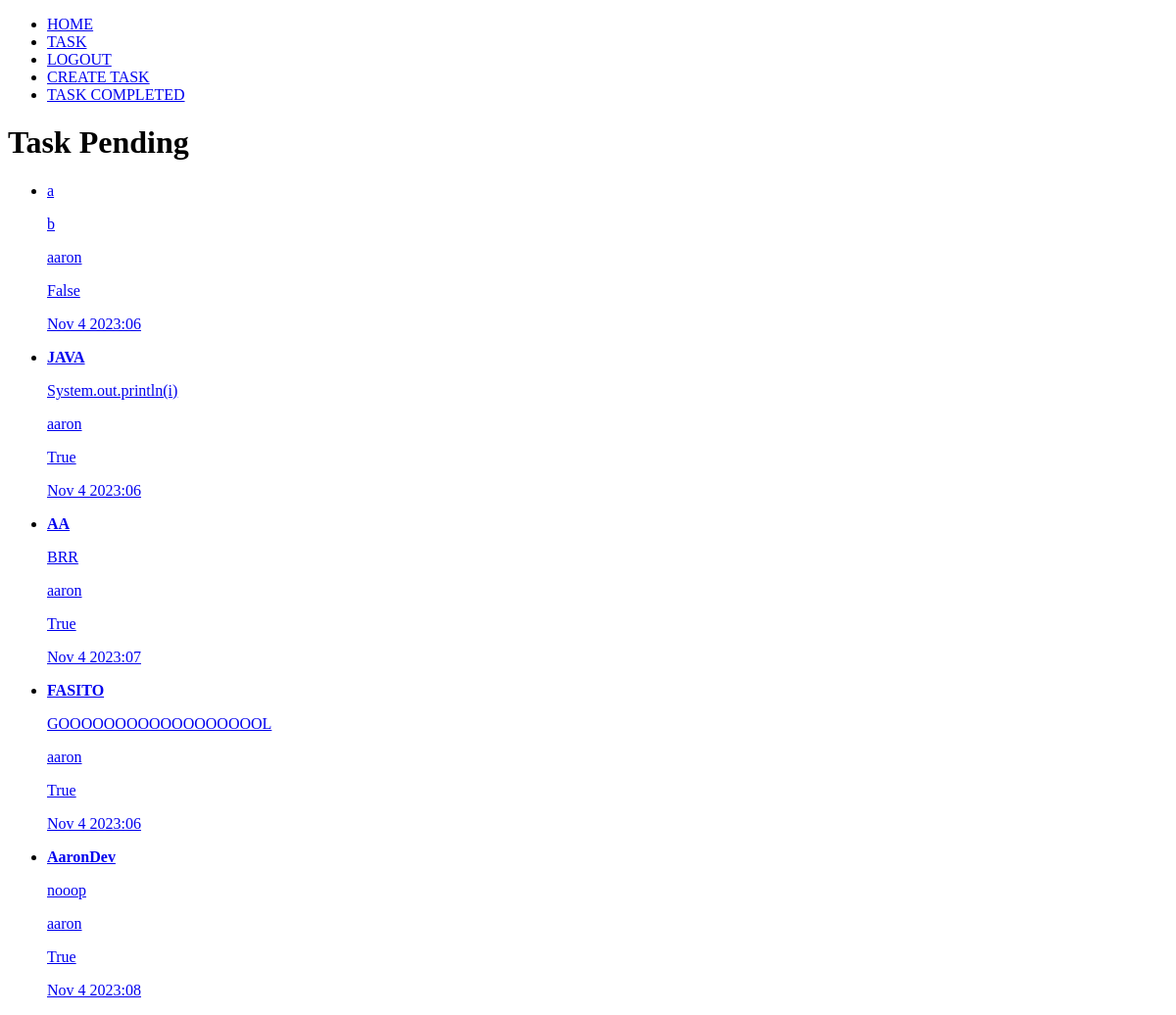
Page /tasks/completed (signed in) on the earlier database version.
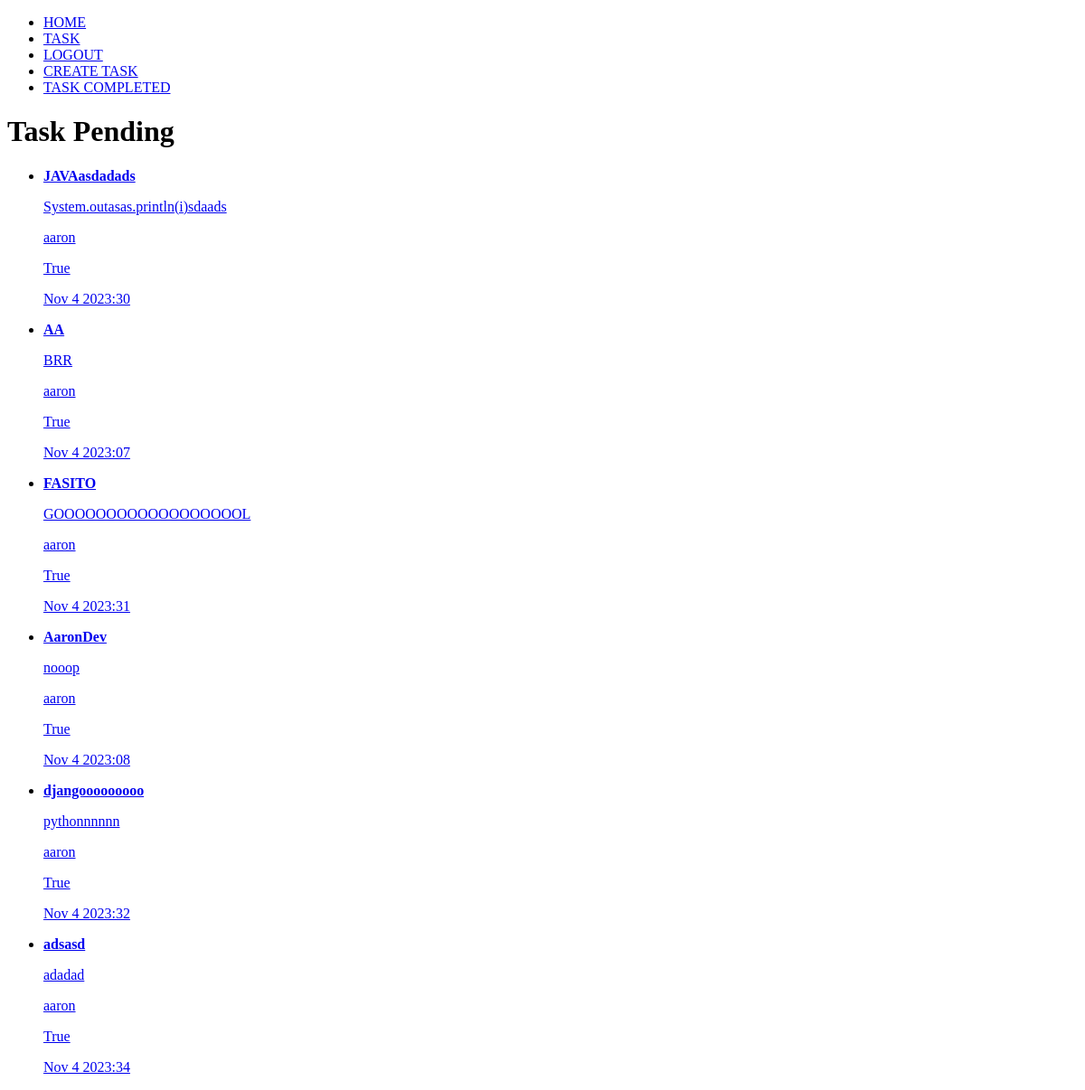
Same page on the later database version.
### tasks/models.py (models this page shows)
class Task(models.Model):
    title = models.CharField(max_length=200)
    description = models.TextField(blank=True)
    created = models.DateTimeField(auto_now_add=True)
    datecompleted = models.DateTimeField(null=True, blank=True)
    important = models.BooleanField(default=True)
    user = models.ForeignKey(User, on_delete=models.CASCADE)
    """Definine una relación uno a muchos desde User a otro modelo (posiblemente llamado Task), de modo que un usuario puede tener
    muchas tareas, pero cada tarea está asociada a un único usuario. Si el usuario es eliminado, todas sus tareas también serán eliminadas."""
    def __str__(self):
        return f"{self.title}... - by {self.user.username}"  # Este trozo de codigo nos permite poder obervar el titulo del lado de DjangoAdmin,como vista previa

### tasks/views.py (the view)
# urls.py: path('tasks/completed',views.tasks_completed, name='tasks_completed'),
def tasks_completed(request):
    tasks = Task.objects.filter(user=request.user, datecompleted__isnull=False).order_by
    ('-datecreated') #Ordena de mas reciente a mas antigua
    print(tasks)
    return render(request, "tasks.html", {'tasks': tasks})

### tasks/templates/tasks.html
{% extends 'base.html' %} {% csrf_token %} {% block content %}
<h1>Task Pending</h1>
<ul>
  {% for task in tasks %}
  <li>
    <a href="{% url 'task_detail' task.id %}">
      {% if task.important %}
      <strong>{{task.title}}</strong>
      {% else %} {{task.title}}
      {% endif %}
      <p>{{task.description}}</p>
      <p>{{task.user.username}}</p>
      <p>{{task.important}}</p>
      <p>{{task.datecompleted |date:'M j Y:i'}}</p>
    </a>
  </li>
  {% endfor %}
</ul>
{% endblock %}

### tasks/templates/base.html (shortened to what this page needs)
<!DOCTYPE html>
<html lang="en">
<head>
</head>
<body>
    <div class="btn-group" role="group" aria-label="Basic outlined example">
        <nav>
            <ul>
                <li>
                    <a href="/home/">HOME</a>
                </li>
                {% if user.is_authenticated %}
                <li>
                    <a href="/tasks/">TASK</a>
                </li>
                <li>
                    <a href="/logout/">LOGOUT</a>
                </li>
                <li>
                    <a href="/tasks/create/">CREATE TASK</a>
                </li>
                <li>
                    <a href="{% url 'tasks_completed' %}">TASK COMPLETED</a>
                </li>
                {% endif %}
            </ul>
        </nav>
    </div>
    {% block content %} {% endblock %}
</body>
</html>

Differences in the rows shown:
removed Task: title "a", description "b", user.username "aaron", important "False", datecompleted "Nov 4 2023:06"
changed Task: title "JAVA" → "JAVAasdadads"; description "System.out.println(i)" → "System.outasas.println(i)sdaads"; datecompleted "Nov 4 2023:06" → "Nov 4 2023:30"
changed Task "FASITO": datecompleted "Nov 4 2023:06" → "Nov 4 2023:31"
added Task: title "djangooooooooo", description "pythonnnnnn", user.username "aaron", important "True", datecompleted "Nov 4 2023:32"
added Task: title "adsasd", description "adadad", user.username "aaron", important "True", datecompleted "Nov 4 2023:34"
